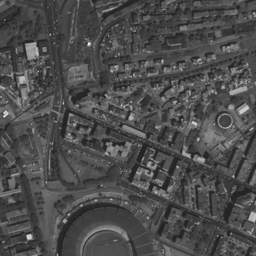
#> input picture images/b&w/Napoli.tif, 256 x 256 px, shrunk from 512 x 512 before the run; its folder holds only this picture in this run
$ python Testing_epsilon.py   (older library calls are emulated)
#> lines starting #> are read from the running program, lines starting #| are printed output that depends on the picture
### Utils.py
from enum import Enum

import cv2
import matplotlib.pyplot as plt
import numpy as np
import skimage as sk
from skimage.metrics import mean_squared_error as mse
from skimage.metrics import structural_similarity as ssim


def im2double(im):
    min_val = np.min(im.ravel())
    max_val = np.max(im.ravel())
    out = (im.astype('float') - min_val) / (max_val - min_val)
    return out


# [6 lines left out: function show_image, not called in this run]


def evaluate(imageA, imageB, rgb_flag):
    imageA = im2double(imageA)
    imageB = im2double(imageB)
    m = mse(imageA, imageB)
    p = cv2.PSNR(imageA, imageB)
    s = ssim(imageA, imageB, multichannel=rgb_flag)
    return m, p, s


def add_noise(image, noise_type, sigma_g=0.1, mean_g=0, p_sp=0.05):
    """ Add the specified noise to the image """
    noisy = None

    if noise_type.value == "gaussian":  # Gaussian Noise
        ifl = sk.util.img_as_float(image.copy())
        noise_g = mean_g + sigma_g * np.random.randn(*image.shape)
        noisy = np.clip(ifl + noise_g, 0.0, 1.0)
    elif noise_type.value == "s&p":  # Salt and Pepper noise
        noisy = sk.util.img_as_float(image.copy())
        noisy[np.random.rand(*noisy.shape) < p_sp / 2] = 0
        aux = np.random.rand(*noisy.shape)
        noisy[(aux > p_sp / 2) & (aux < p_sp)] = 1
    elif noise_type.value == "poisson":  # Poisson noise
        noisy = sk.util.random_noise(image, 'poisson')
    elif noise_type.value == "speckle":  # Speckle noise
        noisy = sk.util.random_noise(image, 'speckle')
    return noisy


def get_channels_number(image):
    """ Return the number of channels of the image """
    return 1 if len(image.shape) == 2 else image.shape[2]


def bgr2rgb(image):
    image = im2double(image)
    return image[:, :, 2::-1]


class Noise(Enum):
    GAUSSIAN = "gaussian"
    SALT_AND_PEPPER = "s&p"
    POISSON = "poisson"
    SPECKLE = "speckle"

### LinearFiltering/Guided_filter.py
""" Salvati Vincenzo mat. 0622701550"""
from Utils import *


# [35 lines left out: function compare_images, not called in this run]


def guided_filter(I_guid, I_noisy, epsil=0.01, N=3):
    """ Implements the Guided filter with mean and variance

    :param I_guid - Guide Image
    :param I_noisy - Image to be filtered
    :param epsil - the weight that guides how much following the Guide Image's edges
    :param N - dimension of the neighbourhood window

    :return the filtered image
    """
    h = np.ones((N,N)) / (pow(N, 2))
    # perform mean e correlation
    mean_I = cv2.filter2D(I_guid, -1, h, borderType=cv2.BORDER_REPLICATE)
    mean_p = cv2.filter2D(I_noisy, -1, h, borderType=cv2.BORDER_REPLICATE)
    corr_I = cv2.filter2D(I_guid * I_guid, -1, h, borderType=cv2.BORDER_REPLICATE)
    corr_Ip = cv2.filter2D(I_guid * I_noisy, -1, h, borderType=cv2.BORDER_REPLICATE)
    # perform variance e covariance
    var_I = corr_I - mean_I * mean_I
    cov_Ip = corr_Ip - mean_I * mean_p
    # perform a and b
    a = cov_Ip / (var_I + epsil)
    b = mean_p - a * mean_I
    # perform mean of the assumed values by a and b
    mean_a = cv2.filter2D(a, -1, h, borderType=cv2.BORDER_REPLICATE)
    mean_b = cv2.filter2D(b, -1, h, borderType=cv2.BORDER_REPLICATE)
    # perform linear function
    return mean_a * I_guid + mean_b


def guided_filter_OpenCV(I_guid, I_noisy, epsil=0.01, nhoodSize=3):
    """ Implements the Guided filter with OpenCV functions

    :param I_guid - Guide Image
    :param I_noisy - Image to be filtered
    :param epsil - the weight that guides how much following the Guide Image's edges
    :param nhoodSize - dimension of the neighbourhood window

    :return the filtered image
    """
    I_guid_uint8 = cv2.normalize(src=I_guid, dst=None, alpha=0, beta=255, norm_type=cv2.NORM_MINMAX, dtype=cv2.CV_8U)
    I_noisy_uint8 = cv2.normalize(src=I_noisy, dst=None, alpha=0, beta=255, norm_type=cv2.NORM_MINMAX, dtype=cv2.CV_8U)
    if I_noisy.ndim == 2:
        return cv2.ximgproc.guidedFilter(np.uint8(I_guid_uint8), np.uint8(I_noisy_uint8), nhoodSize, epsil, -1)
    else:
        return cv2.ximgproc.guidedFilter(np.uint8(I_guid_uint8), np.uint8(I_noisy_uint8), nhoodSize, epsil)


def guided_denoising(I_noise, epsil=0.01, nhoodSize=3):
    return guided_filter(I_noise, I_noise, epsil, nhoodSize)


# [20 lines that do not run on import are left out]

### LinearFiltering/Testing_epsilon.py
import os

from Guided_filter import guided_filter, guided_filter_OpenCV
from Utils import *

# evaluation of epsilon for each image in which is applied the noise
if __name__ == '__main__':
    # assignment directory
    directory = '../images/b&w'
    # directory = '../images/rgb'

    # initialization parameters
    num_image = 0  # it is calculated automatically
    num_iteration = 1

    # iteration images in the directory
    for filename in os.listdir(directory):
        print("Immagine = %s" % filename)
        f = os.path.join(directory, filename)

        # read image B&W
        I = cv2.imread(f, -1)
#> I is the input picture: shape (256, 256); min 34, max 255, mean 76.5
        # read image RGB
        # I = cv2.imread(f)

        # BRG to RGB
        if get_channels_number(I) != 1:
            I = bgr2rgb(I)

        # show_image(I, "immagine")

        # iteration noises in order to apply it on the images
        for type_noise in Noise:
            print("Noisy = %s" % type_noise.value)
            I_noise = add_noise(I, type_noise)
            I_guid = I_noise

            # iteration of epsilon
            for i in np.arange(0.01, 5.81, 0.2):
                # initialization MSE for all images in the directory, all noises, but for each epsilon
                m = 0  # used for guided filter with mean and variance
                m_2 = 0  # used for guided filter with OpenCV

                # initialization PSNR for all images in the directory, all noises, but for each epsilon
                p = 0  # used for guided filter with mean and variance
                p_2 = 0  # used for guided filter with OpenCV

                # initialization SSIM for all images in the directory, all noises, but for each epsilon
                s = 0  # used for guided filter with mean and variance
                s_2 = 0  # used for guided filter with OpenCV

                # sum of each MSE, PSNR and SSIM in order to evaluate the mean of them
                for j in range(0, num_iteration):
                    # application filters
                    I_fil_guid = im2double(guided_filter(I_guid, I_noise, epsil=i))
                    I_fil_guid_OpenCV = im2double(guided_filter_OpenCV(I_guid, I_noise, epsil=i))
                    # sum of indexes
                    m += evaluate(im2double(I), im2double(I_fil_guid), False if get_channels_number(I) == 1 else True)[
                        0]
                    m_2 += \
                        evaluate(im2double(I), im2double(I_fil_guid_OpenCV),
                                 False if get_channels_number(I) == 1 else True)[0]
                    p += evaluate(im2double(I), im2double(I_fil_guid), False if get_channels_number(I) == 1 else True)[
                        1]
                    p_2 += \
                        evaluate(im2double(I), im2double(I_fil_guid_OpenCV),
                                 False if get_channels_number(I) == 1 else True)[1]
                    s += evaluate(im2double(I), im2double(I_fil_guid), False if get_channels_number(I) == 1 else True)[
                        2]
                    s_2 += \
                        evaluate(im2double(I), im2double(I_fil_guid_OpenCV),
                                 False if get_channels_number(I) == 1 else True)[2]
                # results
                print("Numero di iterazioni effettuate: " + str(num_iteration))
                print("Epsilon = %.2f" % i)
                print("Mean and variance    =   MSE: %.2f \t PSNR: %.2f \t SSIM: %.2f" % (
                    m / num_iteration, p / num_iteration, s / num_iteration))
                print("OpenCV               =   MSE: %.2f \t PSNR: %.2f \t SSIM: %.2f\n" % (
                    m_2 / num_iteration, p_2 / num_iteration, s_2 / num_iteration))
#> this loop made 4 passes
#> pass 1, in add_noise, `noisy = np.clip(ifl + noise_g, 0.0, 1.0)`:
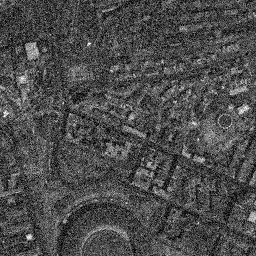
#> noisy: shape (256, 256) float64; min 0, max 1, mean 0.3
#> pass 1, in guided_filter, `mean_I = cv2.filter2D(I_guid, -1, h, borderType=cv2.BORDER_REPLICATE)`:
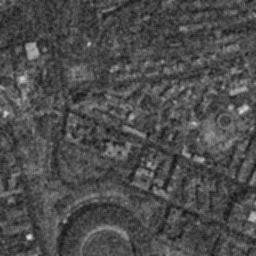
#> mean_I: shape (256, 256) float64; min 0.0623, max 0.866, mean 0.3
#> pass 1, in guided_filter, `corr_I = cv2.filter2D(I_guid * I_guid, -1, h, borderType=cv2.BORDER_RE..`:
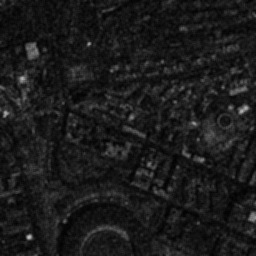
#> corr_I: shape (256, 256) float64; min 0.0061, max 0.755, mean 0.108
#> after the loop:
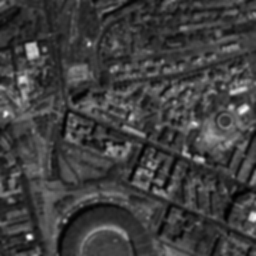
#> I_fil_guid: shape (256, 256) float64; min 0, max 1, mean 0.251
#> after the loop:
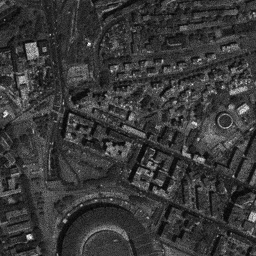
#> I_fil_guid_OpenCV: shape (256, 256) float64; min 0, max 1, mean 0.224
    # end
    print("Termine valutazione.")

$ run again, on images/b&w/humancell.tif
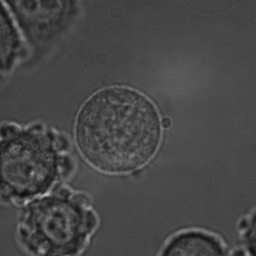
#> input picture images/b&w/humancell.tif, 256 x 256 px, shrunk from 512 x 512 before the run
#> I is the input picture: shape (256, 256); min 13, max 197, mean 71.5
#> the loop `for type_noise in Noise:` made 4 passes
#> pass 1, in guided_filter, `corr_I = cv2.filter2D(I_guid * I_guid, -1, h, borderType=cv2.BORDER_RE..`:
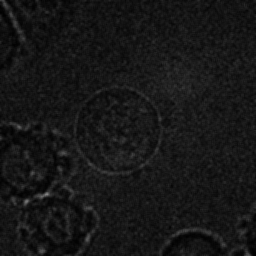
#> corr_I: shape (256, 256) float64; min 0.00201, max 0.518, mean 0.0908
#> after the loop `for type_noise in Noise:`:
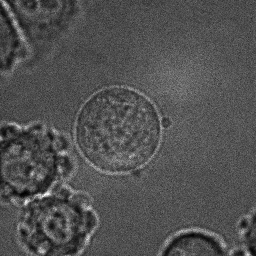
#> I_fil_guid_OpenCV: shape (256, 256) float64; min 0, max 1, mean 0.32
